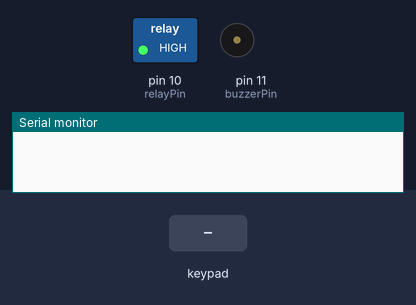
Bench run of a sketch on a simulated Arduino Uno, built with avr-gcc and run on an emulated ATmega328P. Parts: switched loads named in the sketch (green lamp = pin HIGH), buzzer (waves = sounding, pin HIGH), the last lines printed to the serial monitor. The inputs (shaded band) are chosen by the test bench.

Above: at 4.2 s.
4.3 s: keypad keys 1 2 3 4 # pressed 0.4 s apart
At 7.9 s:
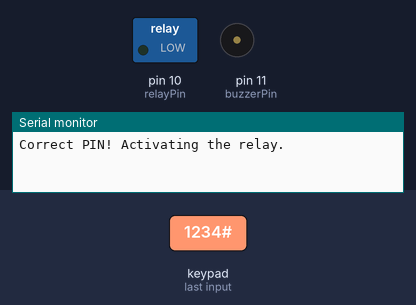
8.2 s: keypad keys 9 8 7 6 # pressed 0.4 s apart
At 12.51 s:
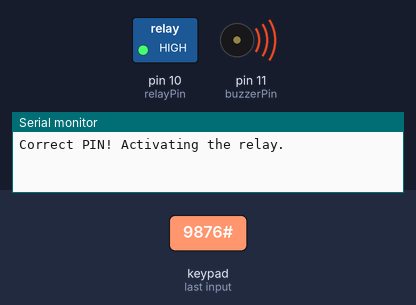
Timing chart, 0 to 14.3 s (numbered marks = the images above; inputs shaded):
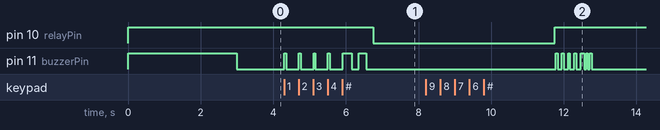

The sketch:

KBLock-final.ino
```cpp
#include <Keypad.h>

const byte ROWS = 4;
const byte COLS = 4;

char keys[ROWS][COLS] = {
  { '1', '2', '3', 'A' },
  { '4', '5', '6', 'B' },
  { '7', '8', '9', 'C' },
  { '*', '0', '#', 'D' }
};

byte rowPins[ROWS] = { 9, 8, 7, 6 };
byte colPins[COLS] = { 5, 4, 3, 2 };

Keypad keypad = Keypad(makeKeymap(keys), rowPins, colPins, ROWS, COLS);

const char correctPIN[] = "1234";  // Change this to your desired PIN
char enteredPIN[5];                // Buffer to store entered PIN
int enteredIndex = 0;              // Index to keep track of the entered PIN

const int relayPin = 10;   // Change this to the digital pin connected to the relay
const int buzzerPin = 11;  // Change this to the digital pin connected to the buzzer

int wrongAttempts = 0;  // Counter for wrong attempts
int count;

void setup() {
  Serial.begin(9600);

  pinMode(relayPin, OUTPUT);
  pinMode(buzzerPin, OUTPUT);
  digitalWrite(relayPin, HIGH);
  // Turn on the buzzer for 3 seconds at the beginning
  digitalWrite(buzzerPin, HIGH);
  delay(3000);
  digitalWrite(buzzerPin, LOW);
}

void loop() {
  char key = keypad.getKey();

  if (key) {
    // Beep the buzzer whenever a key is pressed
    digitalWrite(buzzerPin, HIGH);
    delay(50);  // Adjust the duration of the beep
    digitalWrite(buzzerPin, LOW);

    if (key == '#' && enteredIndex > 0) {
      // Check the entered PIN when '#' is pressed and at least one digit has been entered
      enteredPIN[enteredIndex] = '\0';  // Null-terminate the entered PIN
      if (strcmp(enteredPIN, correctPIN) == 0) {
        // Correct PIN entered, activate the relay (you can replace this with your action)
        Serial.println("Correct PIN! Activating the relay.");
        buzz2();
        digitalWrite(relayPin, LOW);  // Turn ON the relay
        delay(5000);                   // Keep the relay ON for 5 seconds (adjust as needed)
        digitalWrite(relayPin, HIGH);   // Turn OFF the relay
        // Reset wrongAttempts on correct PIN entry
        wrongAttempts = 0;
      } else {
        // Incorrect PIN, reset the entered PIN
        Serial.println("Incorrect PIN! Try again.");
        buzz4();
        wrongAttempts++;
        if (wrongAttempts >= 3) {
          // If 3 or more wrong attempts, sound the buzzer for 5 seconds
          digitalWrite(buzzerPin, HIGH);
          delay(5000);
          digitalWrite(buzzerPin, LOW);
          wrongAttempts = 0;  // Reset wrongAttempts after sounding the buzzer
        }
      }
      memset(enteredPIN, 0, sizeof(enteredPIN));  // Clear the entered PIN
      enteredIndex = 0;                           // Reset the entered index
    } else if (key != '#') {
      // Add the pressed key to the entered PIN
      if (enteredIndex < sizeof(enteredPIN) - 1) {
        enteredPIN[enteredIndex] = key;
        enteredIndex++;
      }
    }
  }
}

void buzz4() {
  for (count = 0; count < 3; count++) {
    digitalWrite(buzzerPin, HIGH);  // Send 1KHz sound signal...
    delay(50);                      // ...for 5 sec
    digitalWrite(buzzerPin, LOW);   // Stop sound...
    delay(50);                      // ...for 1sec
  }
}

void buzz2() {
  for (count = 0; count < 2; count++) {
    digitalWrite(buzzerPin, HIGH);  // Send 1KHz sound signal...
    delay(200);                      // ...for 5 sec
    digitalWrite(buzzerPin, LOW);   // Stop sound...
    delay(200);                      // ...for 1sec
  }
}
```

Measured:
- after the input at 4.3 s, pin 10 (relayPin): HIGH → LOW after 2.5 s; pin 11 (buzzerPin): goes 4 × (HIGH 0.05 s, LOW 0.35 s), HIGH 0.25 s, LOW 0.20 s, HIGH 0.20 s, then LOW, starting at once
- after the input at 8.2 s, pin 11 (buzzerPin): goes 4 × (HIGH 0.05 s, LOW 0.12 s), HIGH 0.10 s, LOW 0.05 s, HIGH 0.05 s, LOW 0.05 s, HIGH 0.05 s, then LOW, starting after 3.6 s
